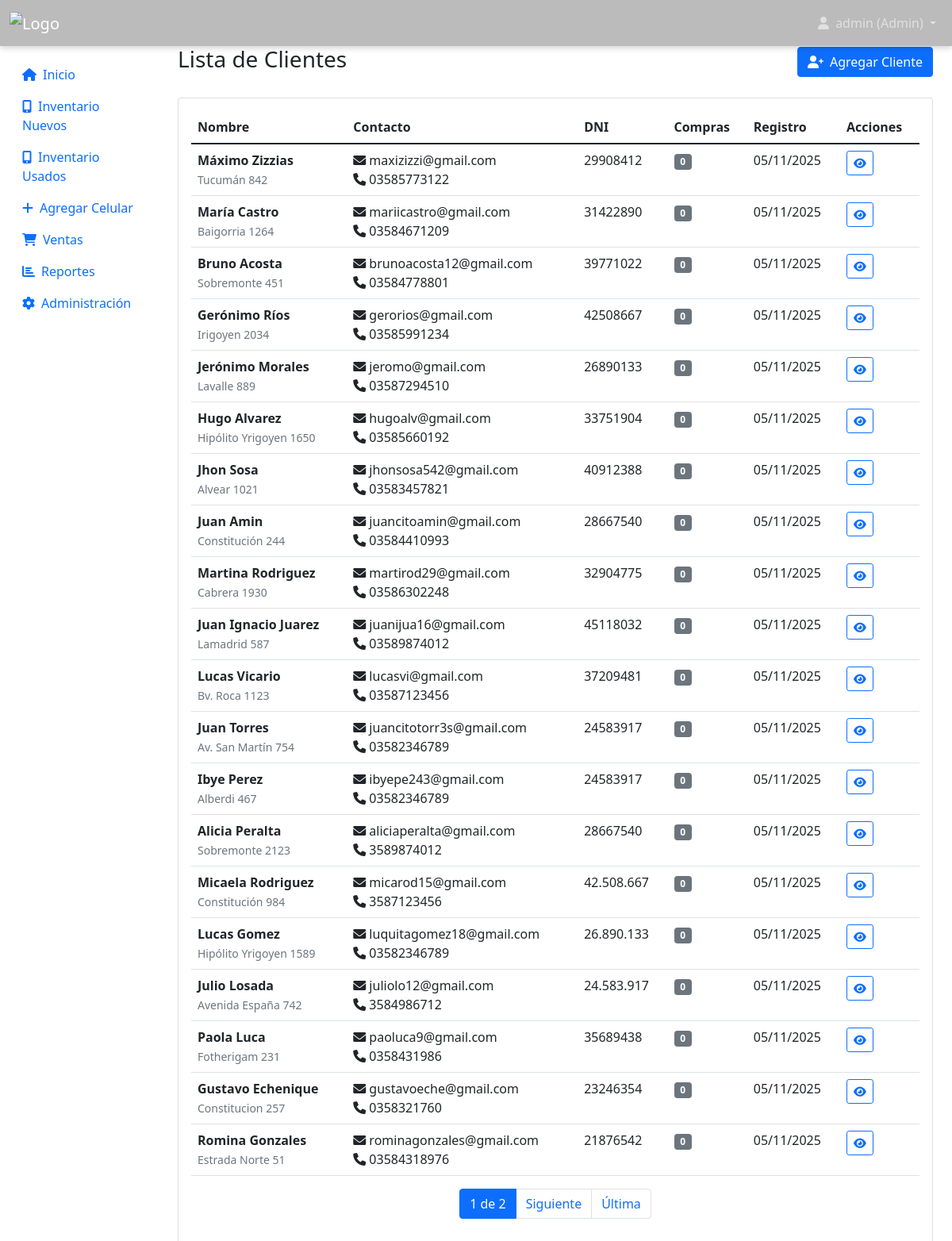
Before: /customers/ (signed in) with the older database file.
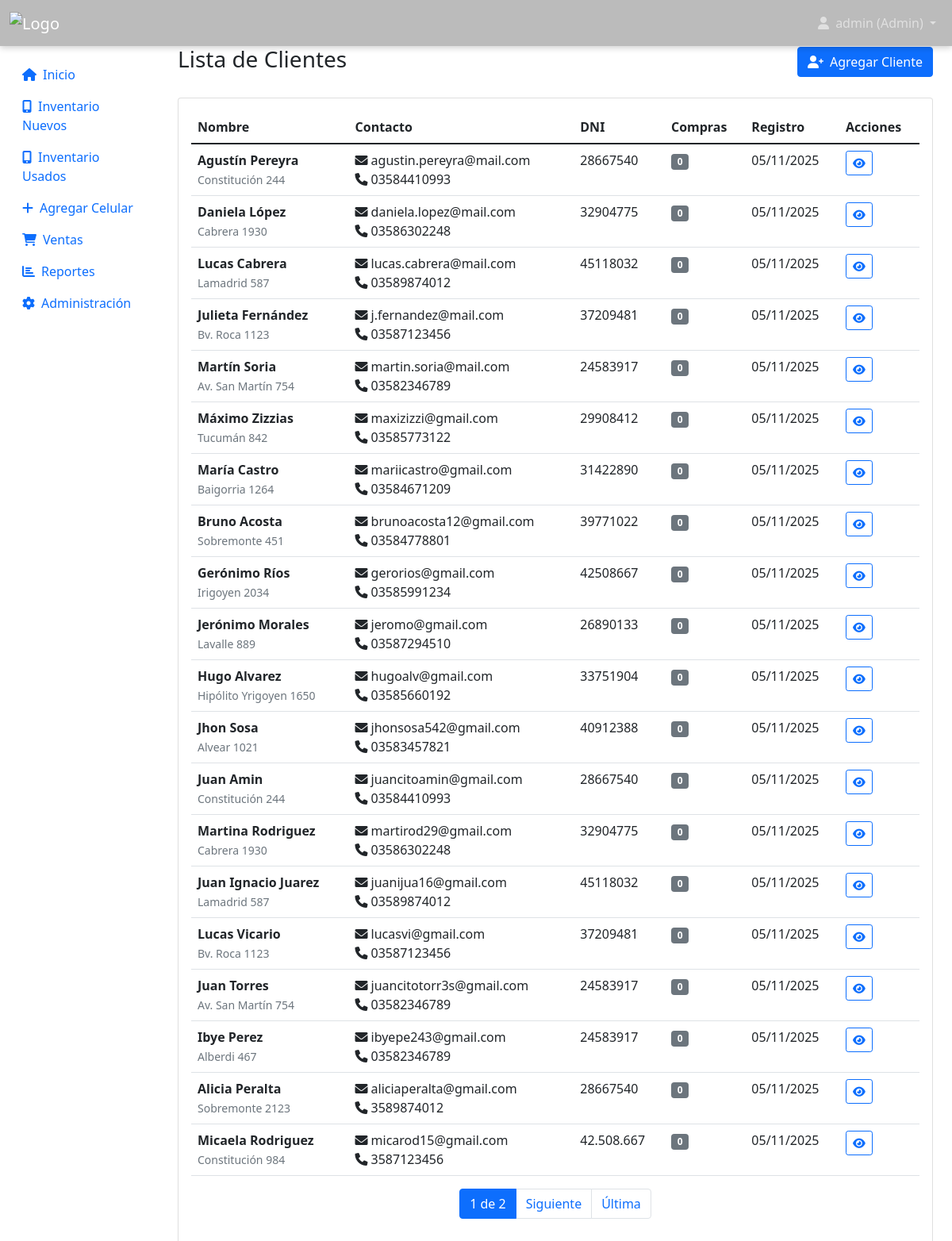
After: the same page with the newer database file.
### inventory/models.py (models this page shows, shortened)
class Customer(models.Model):
    name = models.CharField(
        max_length=100,
        verbose_name='Nombre completo'
    )
    email = models.EmailField(
        blank=True,
        verbose_name='Email'
    )
    phone = models.CharField(
        max_length=20,
        blank=True,
        verbose_name='Teléfono'
    )
    address = models.TextField(
        blank=True,
        verbose_name='Dirección'
    )
    dni = models.CharField(
        max_length=20,
        blank=True,
        verbose_name='DNI/Documento'
    )
    created_at = models.DateTimeField(
        auto_now_add=True,
        verbose_name='Fecha de registro'
    )
    class Meta:
        verbose_name = 'Cliente'
        verbose_name_plural = 'Clientes'
        ordering = ['name']

### inventory/views.py (the view)
# urls.py: path('customers/', views.customer_list, name='customer_list'),
@login_required
def customer_list(request):
    customers = Customer.objects.annotate(
        total_purchases=Count('sale')
    ).order_by('-created_at')
    paginator = Paginator(customers, 20)
    page_number = request.GET.get('page')
    page_obj = paginator.get_page(page_number)
    return render(request, 'inventory/customer_list.html', {'page_obj': page_obj})

### inventory/context_processors.py (called while the page is built)
def user_info(request):
    context = {}
    if request.user.is_authenticated:
        context['user_role'] = 'admin' if request.user.is_staff else 'empleado'
        context['user_full_name'] = request.user.get_full_name() or request.user.username
    return context

### templates/inventory/customer_list.html (shortened to what this page needs)
{% extends 'base.html' %}
{% block content %}
<div class="d-flex justify-content-between align-items-center mb-4">
    <h1 class="h3">Lista de Clientes</h1>
    <a href="{% url 'add_customer' %}" class="btn btn-primary">
        <i class="fas fa-user-plus me-2"></i>Agregar Cliente
    </a>
</div>
<div class="card">
    <div class="card-body">
        {% if page_obj %}
            <div class="table-responsive">
                <table class="table table-hover">
                    <thead>
                        <tr>
                            <th>Nombre</th>
                            <th>Contacto</th>
                            <th>DNI</th>
                            <th>Compras</th>
                            <th>Registro</th>
                            <th>Acciones</th>
                        </tr>
                    </thead>
                    <tbody>
                        {% for customer in page_obj %}
                            <tr>
                                <td>
                                    <strong>{{ customer.name }}</strong>
                                    {% if customer.address %}
                                        <br><small class="text-muted">{{ customer.address|truncatechars:50 }}</small>
                                    {% endif %}
                                </td>
                                <td>
                                    {% if customer.email %}
                                        <i class="fas fa-envelope me-1"></i>{{ customer.email }}<br>
                                    {% endif %}
                                    {% if customer.phone %}
                                        <i class="fas fa-phone me-1"></i>{{ customer.phone }}
                                    {% endif %}
                                </td>
                                <td>
                                    {% if customer.dni %}
                                        {{ customer.dni }}
                                    {% else %}
                                        <span class="text-muted">No registrado</span>
                                    {% endif %}
                                </td>
                                <td>
                                    {% if customer.total_purchases > 0 %}
                                        <span class="badge bg-success">{{ customer.total_purchases }}</span>
                                    {% else %}
                                        <span class="badge bg-secondary">0</span>
                                    {% endif %}
                                </td>
                                <td>{{ customer.created_at|date:"d/m/Y" }}</td>
                                <td>
                                    <a href="{% url 'customer_detail' customer.id %}" class="btn btn-outline-primary btn-sm" title="Ver detalle">
                                        <i class="fas fa-eye"></i>
                                    </a>
                                </td>
                            </tr>
                        {% endfor %}
                    </tbody>
                </table>
            </div>
            {% if page_obj.has_other_pages %}
                <nav aria-label="Paginación">
                    <ul class="pagination justify-content-center">
                        <li class="page-item active">
                            <span class="page-link">{{ page_obj.number }} de {{ page_obj.paginator.num_pages }}</span>
                        </li>
                        {% if page_obj.has_next %}
                            <li class="page-item">
                                <a class="page-link" href="?page={{ page_obj.next_page_number }}">Siguiente</a>
                            </li>
                            <li class="page-item">
                                <a class="page-link" href="?page={{ page_obj.paginator.num_pages }}">Última</a>
                            </li>
                        {% endif %}
                    </ul>
                </nav>
            {% endif %}
        {% endif %}
    </div>
</div>
{% endblock %}

Changed rows visible on the page:
no longer on this page (row unchanged): Customer: name "Lucas Gomez", address "Hipólito Yrigoyen 1589", email "luquitagomez18@gmail.com", phone "03582346789", dni "26.890.133", created_at "05/11/2025"
no longer on this page (row unchanged): Customer: name "Julio Losada", address "Avenida España 742", email "juliolo12@gmail.com", phone "3584986712", dni "24.583.917", shows "0", created_at "05/11/2025"
no longer on this page (row unchanged): Customer: name "Paola Luca", address "Fotherigam 231", email "paoluca9@gmail.com", phone "0358431986", dni "35689438", created_at "05/11/2025"
no longer on this page (row unchanged): Customer: name "Gustavo Echenique", address "Constitucion 257", email "gustavoeche@gmail.com", phone "0358321760", dni "23246354", created_at "05/11/2025"
no longer on this page (row unchanged): Customer: name "Romina Gonzales", address "Estrada Norte 51", email "rominagonzales@gmail.com", phone "03584318976", dni "21876542", created_at "05/11/2025"
added Customer: name "Agustín Pereyra", address "Constitución 244", email "agustin.pereyra@mail.com", phone "03584410993", dni "28667540", created_at "05/11/2025"
added Customer: name "Daniela López", address "Cabrera 1930", email "daniela.lopez@mail.com", phone "03586302248", dni "32904775", created_at "05/11/2025"
added Customer: name "Lucas Cabrera", address "Lamadrid 587", email "lucas.cabrera@mail.com", phone "03589874012", dni "45118032", created_at "05/11/2025"
added Customer: name "Julieta Fernández", address "Bv. Roca 1123", email "j.fernandez@mail.com", phone "03587123456", dni "37209481", created_at "05/11/2025"
added Customer: name "Martín Soria", address "Av. San Martín 754", email "martin.soria@mail.com", phone "03582346789", dni "24583917", created_at "05/11/2025"
